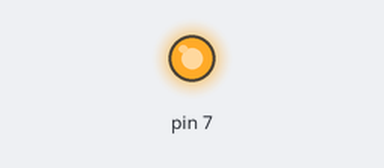
Bench run of a sketch on a simulated Arduino Uno, built with avr-gcc and run on an emulated ATmega328P. Shown: output pins drawn as LEDs (lit = HIGH).

Above: at 0.2 s.
At 5.7 s:
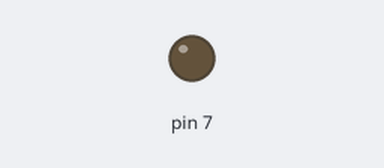
Timing chart, 0 to 6.9 s (numbered marks = the images above):
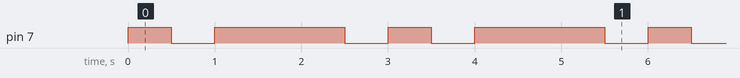

The sketch:

simpleLED.ino
```cpp
void setup() {
  // put your setup code here, to run once:
  pinMode(7,OUTPUT);
}

void loop() {
  // put your main code here, to run repeatedly:
  dot();
  dash();
}
void dot(){
  digitalWrite(7,HIGH);
  delay(500);
  digitalWrite(7,LOW);
  delay(500);

}
void dash(){
  digitalWrite(7,HIGH);
  delay(1500);
  digitalWrite(7,LOW);
  delay(500);
}
```

Measured:
- by itself, pin 7: repeats every 3.0 s: LOW 0.50 s, HIGH 1.5 s, LOW 0.50 s, HIGH 0.50 s
- by itself, everything shown: repeats every 3.0 s, in 4 steps
